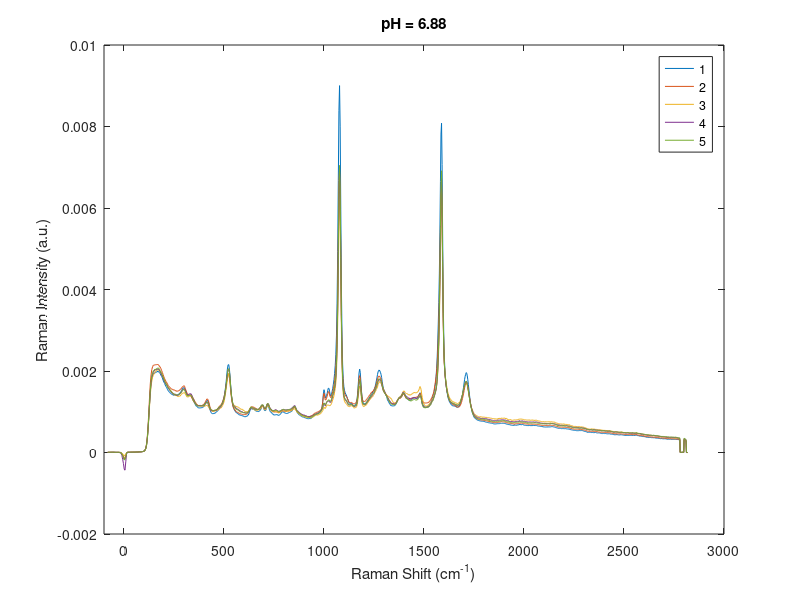
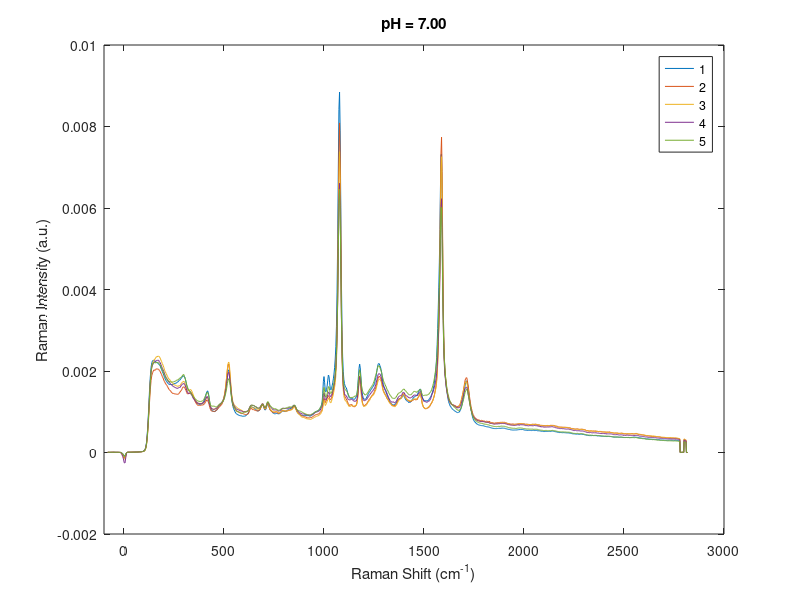
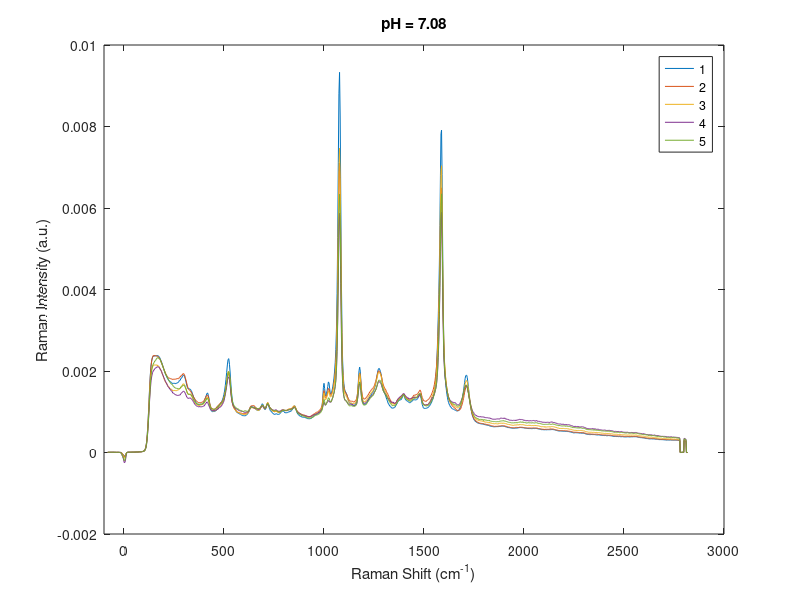
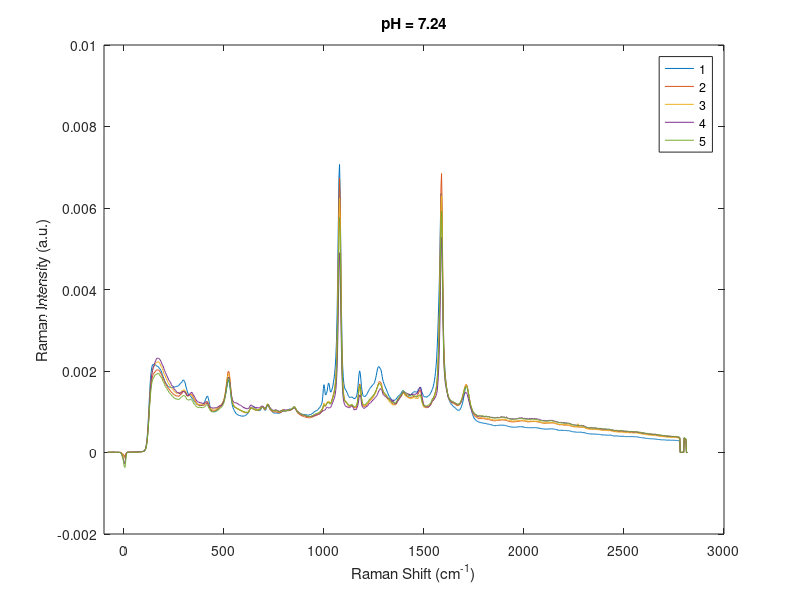

Here is the MATLAB script that generated these plots, in order:
clear; close all; clc
nlevels = 12;
nreps = 5;

load samples_chip1_new;
load pH2;
featurenum = size(X, 1);

X = X';
sumup = sum(X,2);
X = bsxfun(@rdivide,X,sumup);

for i=1:nlevels
    figure;
    plot(wav, X((i-1)*nreps+1:i*nreps,:));
    legend(['1'; '2'; '3'; '4'; '5']);
    axis([-100 3000 -0.002 0.01]);
%    axis([-100 3000 -1500 30000]);
    xlabel('Raman Shift (cm^{-1})');
    ylabel('Raman Intensity (a.u.)');
    title(num2str(pH(i*nreps), 'pH = %.2f'));
end